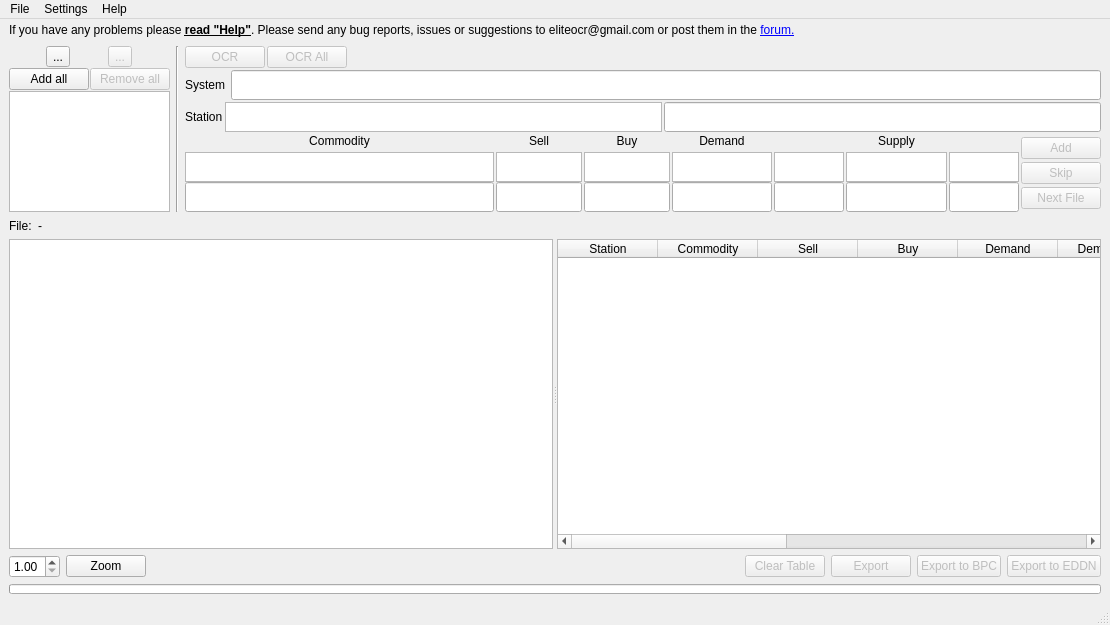
<?xml version="1.0" encoding="UTF-8"?>
<ui version="4.0">
 <class>MainWindow</class>
 <widget class="QMainWindow" name="MainWindow">
  <property name="geometry">
   <rect>
    <x>0</x>
    <y>0</y>
    <width>1110</width>
    <height>625</height>
   </rect>
  </property>
  <property name="focusPolicy">
   <enum>Qt::TabFocus</enum>
  </property>
  <property name="windowTitle">
   <string>EliteOCR</string>
  </property>
  <property name="windowIcon">
   <iconset resource="res.qrc">
    <normaloff>:/ico/icon.ico</normaloff>:/ico/icon.ico</iconset>
  </property>
  <widget class="QWidget" name="centralwidget">
   <layout class="QVBoxLayout" name="verticalLayout_4">
    <property name="topMargin">
     <number>1</number>
    </property>
    <item>
     <layout class="QHBoxLayout" name="horizontalLayout_6">
      <property name="spacing">
       <number>1</number>
      </property>
      <item>
       <widget class="QLabel" name="label_2">
        <property name="sizePolicy">
         <sizepolicy hsizetype="Preferred" vsizetype="Minimum">
          <horstretch>0</horstretch>
          <verstretch>0</verstretch>
         </sizepolicy>
        </property>
        <property name="maximumSize">
         <size>
          <width>16777215</width>
          <height>18</height>
         </size>
        </property>
        <property name="text">
         <string>&lt;html&gt;&lt;head/&gt;&lt;body&gt;&lt;p&gt;If you have any problems please &lt;span style=&quot; font-weight:600; text-decoration: underline;&quot;&gt;read &amp;quot;Help&amp;quot;&lt;/span&gt;. Please send any bug reports, issues or suggestions to eliteocr@gmail.com or post them in the &lt;a href=&quot;https://forums.frontier.co.uk/showthread.php?t=68771&quot;&gt;&lt;span style=&quot; text-decoration: underline; color:#0000ff;&quot;&gt;forum.&lt;/span&gt;&lt;/a&gt;&lt;/p&gt;&lt;/body&gt;&lt;/html&gt;</string>
        </property>
        <property name="textFormat">
         <enum>Qt::RichText</enum>
        </property>
        <property name="openExternalLinks">
         <bool>true</bool>
        </property>
       </widget>
      </item>
      <item>
       <spacer name="horizontalSpacer_2">
        <property name="orientation">
         <enum>Qt::Horizontal</enum>
        </property>
        <property name="sizeHint" stdset="0">
         <size>
          <width>40</width>
          <height>20</height>
         </size>
        </property>
       </spacer>
      </item>
     </layout>
    </item>
    <item>
     <layout class="QHBoxLayout" name="horizontalLayout" stretch="0,0,0">
      <item>
       <layout class="QVBoxLayout" name="verticalLayout_2">
        <property name="spacing">
         <number>1</number>
        </property>
        <item>
         <layout class="QHBoxLayout" name="horizontalLayout_5">
          <item>
           <widget class="QToolButton" name="add_button">
            <property name="text">
             <string>...</string>
            </property>
            <property name="icon">
             <iconset resource="res.qrc">
              <normaloff>:/ico/plus.png</normaloff>:/ico/plus.png</iconset>
            </property>
            <property name="shortcut">
             <string>Alt+Q</string>
            </property>
           </widget>
          </item>
          <item>
           <widget class="QToolButton" name="remove_button">
            <property name="enabled">
             <bool>false</bool>
            </property>
            <property name="text">
             <string>...</string>
            </property>
            <property name="icon">
             <iconset resource="res.qrc">
              <normaloff>:/ico/minus.png</normaloff>:/ico/minus.png</iconset>
            </property>
            <property name="shortcut">
             <string>Alt+D</string>
            </property>
           </widget>
          </item>
         </layout>
        </item>
        <item>
         <layout class="QHBoxLayout" name="horizontalLayout_3">
          <item>
           <widget class="QPushButton" name="add_all_button">
            <property name="text">
             <string>Add all</string>
            </property>
            <property name="shortcut">
             <string>Alt+W</string>
            </property>
           </widget>
          </item>
          <item>
           <widget class="QPushButton" name="remove_all_button">
            <property name="enabled">
             <bool>false</bool>
            </property>
            <property name="text">
             <string>Remove all</string>
            </property>
            <property name="shortcut">
             <string>Alt+F</string>
            </property>
           </widget>
          </item>
         </layout>
        </item>
        <item>
         <widget class="QListWidget" name="file_list">
          <property name="sizePolicy">
           <sizepolicy hsizetype="Preferred" vsizetype="Preferred">
            <horstretch>0</horstretch>
            <verstretch>0</verstretch>
           </sizepolicy>
          </property>
          <property name="minimumSize">
           <size>
            <width>0</width>
            <height>0</height>
           </size>
          </property>
          <property name="maximumSize">
           <size>
            <width>16777215</width>
            <height>16777215</height>
           </size>
          </property>
         </widget>
        </item>
       </layout>
      </item>
      <item>
       <widget class="Line" name="line">
        <property name="orientation">
         <enum>Qt::Vertical</enum>
        </property>
       </widget>
      </item>
      <item>
       <layout class="QVBoxLayout" name="verticalLayout_3">
        <property name="spacing">
         <number>2</number>
        </property>
        <item>
         <layout class="QHBoxLayout" name="horizontalLayout_7">
          <item>
           <widget class="QPushButton" name="ocr_button">
            <property name="enabled">
             <bool>false</bool>
            </property>
            <property name="text">
             <string>OCR</string>
            </property>
            <property name="shortcut">
             <string>Alt+E</string>
            </property>
           </widget>
          </item>
          <item>
           <widget class="QPushButton" name="ocr_all">
            <property name="enabled">
             <bool>false</bool>
            </property>
            <property name="text">
             <string>OCR All</string>
            </property>
            <property name="shortcut">
             <string>Alt+R</string>
            </property>
           </widget>
          </item>
          <item>
           <spacer name="horizontalSpacer">
            <property name="orientation">
             <enum>Qt::Horizontal</enum>
            </property>
            <property name="sizeHint" stdset="0">
             <size>
              <width>40</width>
              <height>20</height>
             </size>
            </property>
           </spacer>
          </item>
         </layout>
        </item>
        <item>
         <layout class="QHBoxLayout" name="horizontalLayout_8">
          <item>
           <widget class="QLabel" name="label_3">
            <property name="text">
             <string>System </string>
            </property>
           </widget>
          </item>
          <item>
           <widget class="QLineEdit" name="system_name">
            <property name="minimumSize">
             <size>
              <width>0</width>
              <height>30</height>
             </size>
            </property>
           </widget>
          </item>
         </layout>
        </item>
        <item>
         <layout class="QHBoxLayout" name="horizontalLayout_9">
          <item>
           <widget class="QLabel" name="label_4">
            <property name="text">
             <string>Station</string>
            </property>
           </widget>
          </item>
          <item>
           <widget class="QGraphicsView" name="station_name_img">
            <property name="sizePolicy">
             <sizepolicy hsizetype="Expanding" vsizetype="Minimum">
              <horstretch>0</horstretch>
              <verstretch>0</verstretch>
             </sizepolicy>
            </property>
            <property name="minimumSize">
             <size>
              <width>0</width>
              <height>30</height>
             </size>
            </property>
            <property name="maximumSize">
             <size>
              <width>16777215</width>
              <height>30</height>
             </size>
            </property>
            <property name="focusPolicy">
             <enum>Qt::NoFocus</enum>
            </property>
            <property name="verticalScrollBarPolicy">
             <enum>Qt::ScrollBarAlwaysOff</enum>
            </property>
            <property name="horizontalScrollBarPolicy">
             <enum>Qt::ScrollBarAlwaysOff</enum>
            </property>
            <property name="alignment">
             <set>Qt::AlignLeading|Qt::AlignLeft|Qt::AlignVCenter</set>
            </property>
           </widget>
          </item>
          <item>
           <widget class="QLineEdit" name="station_name">
            <property name="minimumSize">
             <size>
              <width>0</width>
              <height>30</height>
             </size>
            </property>
           </widget>
          </item>
         </layout>
        </item>
        <item>
         <layout class="QHBoxLayout" name="horizontalLayout_10">
          <item>
           <layout class="QGridLayout" name="gridLayout">
            <property name="verticalSpacing">
             <number>2</number>
            </property>
            <item row="0" column="2">
             <widget class="QLabel" name="label_7">
              <property name="text">
               <string>Buy</string>
              </property>
              <property name="alignment">
               <set>Qt::AlignCenter</set>
              </property>
             </widget>
            </item>
            <item row="0" column="5">
             <widget class="QLabel" name="label_10">
              <property name="text">
               <string>Supply</string>
              </property>
              <property name="alignment">
               <set>Qt::AlignCenter</set>
              </property>
             </widget>
            </item>
            <item row="1" column="0">
             <widget class="QGraphicsView" name="name_img">
              <property name="sizePolicy">
               <sizepolicy hsizetype="Preferred" vsizetype="Preferred">
                <horstretch>0</horstretch>
                <verstretch>0</verstretch>
               </sizepolicy>
              </property>
              <property name="minimumSize">
               <size>
                <width>0</width>
                <height>30</height>
               </size>
              </property>
              <property name="maximumSize">
               <size>
                <width>16777215</width>
                <height>25</height>
               </size>
              </property>
              <property name="focusPolicy">
               <enum>Qt::NoFocus</enum>
              </property>
              <property name="verticalScrollBarPolicy">
               <enum>Qt::ScrollBarAlwaysOff</enum>
              </property>
              <property name="horizontalScrollBarPolicy">
               <enum>Qt::ScrollBarAlwaysOff</enum>
              </property>
              <property name="alignment">
               <set>Qt::AlignLeading|Qt::AlignLeft|Qt::AlignVCenter</set>
              </property>
             </widget>
            </item>
            <item row="0" column="3">
             <widget class="QLabel" name="label_8">
              <property name="text">
               <string>Demand</string>
              </property>
              <property name="alignment">
               <set>Qt::AlignCenter</set>
              </property>
             </widget>
            </item>
            <item row="2" column="4">
             <widget class="QLineEdit" name="demand">
              <property name="sizePolicy">
               <sizepolicy hsizetype="Expanding" vsizetype="Fixed">
                <horstretch>3</horstretch>
                <verstretch>0</verstretch>
               </sizepolicy>
              </property>
              <property name="minimumSize">
               <size>
                <width>0</width>
                <height>30</height>
               </size>
              </property>
             </widget>
            </item>
            <item row="2" column="6">
             <widget class="QLineEdit" name="supply">
              <property name="sizePolicy">
               <sizepolicy hsizetype="Expanding" vsizetype="Fixed">
                <horstretch>3</horstretch>
                <verstretch>0</verstretch>
               </sizepolicy>
              </property>
              <property name="minimumSize">
               <size>
                <width>0</width>
                <height>30</height>
               </size>
              </property>
             </widget>
            </item>
            <item row="1" column="6">
             <widget class="QGraphicsView" name="supply_text_img">
              <property name="sizePolicy">
               <sizepolicy hsizetype="Preferred" vsizetype="Preferred">
                <horstretch>0</horstretch>
                <verstretch>0</verstretch>
               </sizepolicy>
              </property>
              <property name="minimumSize">
               <size>
                <width>0</width>
                <height>30</height>
               </size>
              </property>
              <property name="maximumSize">
               <size>
                <width>16777215</width>
                <height>25</height>
               </size>
              </property>
              <property name="focusPolicy">
               <enum>Qt::NoFocus</enum>
              </property>
              <property name="verticalScrollBarPolicy">
               <enum>Qt::ScrollBarAlwaysOff</enum>
              </property>
              <property name="horizontalScrollBarPolicy">
               <enum>Qt::ScrollBarAlwaysOff</enum>
              </property>
              <property name="alignment">
               <set>Qt::AlignLeading|Qt::AlignLeft|Qt::AlignVCenter</set>
              </property>
             </widget>
            </item>
            <item row="2" column="1">
             <widget class="QLineEdit" name="sell">
              <property name="sizePolicy">
               <sizepolicy hsizetype="Expanding" vsizetype="Fixed">
                <horstretch>12</horstretch>
                <verstretch>0</verstretch>
               </sizepolicy>
              </property>
              <property name="minimumSize">
               <size>
                <width>0</width>
                <height>30</height>
               </size>
              </property>
             </widget>
            </item>
            <item row="2" column="0">
             <widget class="QLineEdit" name="name">
              <property name="sizePolicy">
               <sizepolicy hsizetype="Expanding" vsizetype="Fixed">
                <horstretch>43</horstretch>
                <verstretch>0</verstretch>
               </sizepolicy>
              </property>
              <property name="minimumSize">
               <size>
                <width>0</width>
                <height>30</height>
               </size>
              </property>
             </widget>
            </item>
            <item row="2" column="2">
             <widget class="QLineEdit" name="buy">
              <property name="sizePolicy">
               <sizepolicy hsizetype="Expanding" vsizetype="Fixed">
                <horstretch>12</horstretch>
                <verstretch>0</verstretch>
               </sizepolicy>
              </property>
              <property name="minimumSize">
               <size>
                <width>0</width>
                <height>30</height>
               </size>
              </property>
             </widget>
            </item>
            <item row="2" column="3">
             <widget class="QLineEdit" name="demand_num">
              <property name="sizePolicy">
               <sizepolicy hsizetype="Expanding" vsizetype="Fixed">
                <horstretch>14</horstretch>
                <verstretch>0</verstretch>
               </sizepolicy>
              </property>
              <property name="minimumSize">
               <size>
                <width>0</width>
                <height>30</height>
               </size>
              </property>
             </widget>
            </item>
            <item row="1" column="3">
             <widget class="QGraphicsView" name="demand_img">
              <property name="sizePolicy">
               <sizepolicy hsizetype="Preferred" vsizetype="Preferred">
                <horstretch>0</horstretch>
                <verstretch>0</verstretch>
               </sizepolicy>
              </property>
              <property name="minimumSize">
               <size>
                <width>0</width>
                <height>30</height>
               </size>
              </property>
              <property name="maximumSize">
               <size>
                <width>16777215</width>
                <height>25</height>
               </size>
              </property>
              <property name="focusPolicy">
               <enum>Qt::NoFocus</enum>
              </property>
              <property name="verticalScrollBarPolicy">
               <enum>Qt::ScrollBarAlwaysOff</enum>
              </property>
              <property name="horizontalScrollBarPolicy">
               <enum>Qt::ScrollBarAlwaysOff</enum>
              </property>
              <property name="alignment">
               <set>Qt::AlignLeading|Qt::AlignLeft|Qt::AlignVCenter</set>
              </property>
             </widget>
            </item>
            <item row="1" column="4">
             <widget class="QGraphicsView" name="demand_text_img">
              <property name="sizePolicy">
               <sizepolicy hsizetype="Preferred" vsizetype="Preferred">
                <horstretch>0</horstretch>
                <verstretch>0</verstretch>
               </sizepolicy>
              </property>
              <property name="minimumSize">
               <size>
                <width>0</width>
                <height>30</height>
               </size>
              </property>
              <property name="maximumSize">
               <size>
                <width>16777215</width>
                <height>25</height>
               </size>
              </property>
              <property name="focusPolicy">
               <enum>Qt::NoFocus</enum>
              </property>
              <property name="verticalScrollBarPolicy">
               <enum>Qt::ScrollBarAlwaysOff</enum>
              </property>
              <property name="horizontalScrollBarPolicy">
               <enum>Qt::ScrollBarAlwaysOff</enum>
              </property>
              <property name="alignment">
               <set>Qt::AlignLeading|Qt::AlignLeft|Qt::AlignVCenter</set>
              </property>
             </widget>
            </item>
            <item row="1" column="5">
             <widget class="QGraphicsView" name="supply_img">
              <property name="sizePolicy">
               <sizepolicy hsizetype="Preferred" vsizetype="Preferred">
                <horstretch>0</horstretch>
                <verstretch>0</verstretch>
               </sizepolicy>
              </property>
              <property name="minimumSize">
               <size>
                <width>0</width>
                <height>30</height>
               </size>
              </property>
              <property name="maximumSize">
               <size>
                <width>16777215</width>
                <height>25</height>
               </size>
              </property>
              <property name="focusPolicy">
               <enum>Qt::NoFocus</enum>
              </property>
              <property name="verticalScrollBarPolicy">
               <enum>Qt::ScrollBarAlwaysOff</enum>
              </property>
              <property name="horizontalScrollBarPolicy">
               <enum>Qt::ScrollBarAlwaysOff</enum>
              </property>
              <property name="alignment">
               <set>Qt::AlignLeading|Qt::AlignLeft|Qt::AlignVCenter</set>
              </property>
             </widget>
            </item>
            <item row="0" column="1">
             <widget class="QLabel" name="label_6">
              <property name="text">
               <string>Sell</string>
              </property>
              <property name="alignment">
               <set>Qt::AlignCenter</set>
              </property>
             </widget>
            </item>
            <item row="0" column="0">
             <widget class="QLabel" name="label_5">
              <property name="text">
               <string>Commodity</string>
              </property>
              <property name="alignment">
               <set>Qt::AlignCenter</set>
              </property>
             </widget>
            </item>
            <item row="1" column="1">
             <widget class="QGraphicsView" name="sell_img">
              <property name="sizePolicy">
               <sizepolicy hsizetype="Preferred" vsizetype="Preferred">
                <horstretch>0</horstretch>
                <verstretch>0</verstretch>
               </sizepolicy>
              </property>
              <property name="minimumSize">
               <size>
                <width>0</width>
                <height>30</height>
               </size>
              </property>
              <property name="maximumSize">
               <size>
                <width>16777215</width>
                <height>25</height>
               </size>
              </property>
              <property name="focusPolicy">
               <enum>Qt::NoFocus</enum>
              </property>
              <property name="verticalScrollBarPolicy">
               <enum>Qt::ScrollBarAlwaysOff</enum>
              </property>
              <property name="horizontalScrollBarPolicy">
               <enum>Qt::ScrollBarAlwaysOff</enum>
              </property>
              <property name="alignment">
               <set>Qt::AlignLeading|Qt::AlignLeft|Qt::AlignVCenter</set>
              </property>
             </widget>
            </item>
            <item row="1" column="2">
             <widget class="QGraphicsView" name="buy_img">
              <property name="sizePolicy">
               <sizepolicy hsizetype="Preferred" vsizetype="Preferred">
                <horstretch>0</horstretch>
                <verstretch>0</verstretch>
               </sizepolicy>
              </property>
              <property name="minimumSize">
               <size>
                <width>0</width>
                <height>30</height>
               </size>
              </property>
              <property name="maximumSize">
               <size>
                <width>16777215</width>
                <height>25</height>
               </size>
              </property>
              <property name="focusPolicy">
               <enum>Qt::NoFocus</enum>
              </property>
              <property name="verticalScrollBarPolicy">
               <enum>Qt::ScrollBarAlwaysOff</enum>
              </property>
              <property name="horizontalScrollBarPolicy">
               <enum>Qt::ScrollBarAlwaysOff</enum>
              </property>
              <property name="alignment">
               <set>Qt::AlignLeading|Qt::AlignLeft|Qt::AlignVCenter</set>
              </property>
             </widget>
            </item>
            <item row="2" column="5">
             <widget class="QLineEdit" name="supply_num">
              <property name="sizePolicy">
               <sizepolicy hsizetype="Expanding" vsizetype="Fixed">
                <horstretch>14</horstretch>
                <verstretch>0</verstretch>
               </sizepolicy>
              </property>
              <property name="minimumSize">
               <size>
                <width>0</width>
                <height>30</height>
               </size>
              </property>
             </widget>
            </item>
           </layout>
          </item>
          <item>
           <layout class="QVBoxLayout" name="verticalLayout">
            <property name="spacing">
             <number>0</number>
            </property>
            <item>
             <widget class="QPushButton" name="save_button">
              <property name="enabled">
               <bool>false</bool>
              </property>
              <property name="text">
               <string>Add</string>
              </property>
              <property name="shortcut">
               <string>Alt+A</string>
              </property>
             </widget>
            </item>
            <item>
             <widget class="QPushButton" name="skip_button">
              <property name="enabled">
               <bool>false</bool>
              </property>
              <property name="text">
               <string>Skip</string>
              </property>
              <property name="shortcut">
               <string>Alt+S</string>
              </property>
             </widget>
            </item>
            <item>
             <widget class="QPushButton" name="continue_button">
              <property name="enabled">
               <bool>false</bool>
              </property>
              <property name="text">
               <string>Next File</string>
              </property>
              <property name="shortcut">
               <string>Alt+C</string>
              </property>
             </widget>
            </item>
           </layout>
          </item>
         </layout>
        </item>
       </layout>
      </item>
     </layout>
    </item>
    <item>
     <layout class="QHBoxLayout" name="horizontalLayout_2">
      <item>
       <widget class="QLabel" name="label_12">
        <property name="sizePolicy">
         <sizepolicy hsizetype="Minimum" vsizetype="Minimum">
          <horstretch>0</horstretch>
          <verstretch>0</verstretch>
         </sizepolicy>
        </property>
        <property name="minimumSize">
         <size>
          <width>0</width>
          <height>15</height>
         </size>
        </property>
        <property name="maximumSize">
         <size>
          <width>16777215</width>
          <height>15</height>
         </size>
        </property>
        <property name="text">
         <string>File:</string>
        </property>
       </widget>
      </item>
      <item>
       <widget class="QLabel" name="file_label">
        <property name="sizePolicy">
         <sizepolicy hsizetype="Preferred" vsizetype="Minimum">
          <horstretch>0</horstretch>
          <verstretch>0</verstretch>
         </sizepolicy>
        </property>
        <property name="minimumSize">
         <size>
          <width>0</width>
          <height>15</height>
         </size>
        </property>
        <property name="maximumSize">
         <size>
          <width>16777215</width>
          <height>15</height>
         </size>
        </property>
        <property name="text">
         <string>-</string>
        </property>
       </widget>
      </item>
      <item>
       <widget class="QLabel" name="system_not_found">
        <property name="sizePolicy">
         <sizepolicy hsizetype="MinimumExpanding" vsizetype="Minimum">
          <horstretch>0</horstretch>
          <verstretch>0</verstretch>
         </sizepolicy>
        </property>
        <property name="minimumSize">
         <size>
          <width>0</width>
          <height>15</height>
         </size>
        </property>
        <property name="maximumSize">
         <size>
          <width>16777215</width>
          <height>15</height>
         </size>
        </property>
        <property name="styleSheet">
         <string notr="true">color: #d00</string>
        </property>
        <property name="wordWrap">
         <bool>true</bool>
        </property>
       </widget>
      </item>
     </layout>
    </item>
    <item>
     <widget class="QSplitter" name="splitter">
      <property name="orientation">
       <enum>Qt::Horizontal</enum>
      </property>
      <widget class="QGraphicsView" name="preview">
       <property name="focusPolicy">
        <enum>Qt::NoFocus</enum>
       </property>
       <property name="verticalScrollBarPolicy">
        <enum>Qt::ScrollBarAlwaysOff</enum>
       </property>
       <property name="horizontalScrollBarPolicy">
        <enum>Qt::ScrollBarAlwaysOff</enum>
       </property>
       <property name="dragMode">
        <enum>QGraphicsView::ScrollHandDrag</enum>
       </property>
      </widget>
      <widget class="CustomQTableWidget" name="result_table">
       <column>
        <property name="text">
         <string>Station</string>
        </property>
       </column>
       <column>
        <property name="text">
         <string>Commodity</string>
        </property>
       </column>
       <column>
        <property name="text">
         <string>Sell</string>
        </property>
       </column>
       <column>
        <property name="text">
         <string>Buy</string>
        </property>
       </column>
       <column>
        <property name="text">
         <string>Demand</string>
        </property>
       </column>
       <column>
        <property name="text">
         <string>Dem. Level</string>
        </property>
       </column>
       <column>
        <property name="text">
         <string>Supply</string>
        </property>
       </column>
       <column>
        <property name="text">
         <string>Sup. Level</string>
        </property>
       </column>
       <column>
        <property name="text">
         <string>Timestamp</string>
        </property>
       </column>
       <column>
        <property name="text">
         <string>System</string>
        </property>
       </column>
       <column>
        <property name="text">
         <string>Img. Height</string>
        </property>
       </column>
       <column>
        <property name="text">
         <string>EDDN Sent</string>
        </property>
       </column>
      </widget>
     </widget>
    </item>
    <item>
     <layout class="QHBoxLayout" name="horizontalLayout_4">
      <item>
       <widget class="QDoubleSpinBox" name="factor">
        <property name="minimum">
         <double>1.000000000000000</double>
        </property>
        <property name="maximum">
         <double>5.000000000000000</double>
        </property>
        <property name="singleStep">
         <double>0.250000000000000</double>
        </property>
       </widget>
      </item>
      <item>
       <widget class="QPushButton" name="zoom_button">
        <property name="text">
         <string>Zoom</string>
        </property>
       </widget>
      </item>
      <item>
       <spacer name="horizontalSpacer_3">
        <property name="orientation">
         <enum>Qt::Horizontal</enum>
        </property>
        <property name="sizeHint" stdset="0">
         <size>
          <width>40</width>
          <height>20</height>
         </size>
        </property>
       </spacer>
      </item>
      <item>
       <widget class="QPushButton" name="clear_table">
        <property name="enabled">
         <bool>false</bool>
        </property>
        <property name="text">
         <string>Clear Table</string>
        </property>
       </widget>
      </item>
      <item>
       <widget class="QPushButton" name="export_button">
        <property name="enabled">
         <bool>false</bool>
        </property>
        <property name="text">
         <string>Export</string>
        </property>
       </widget>
      </item>
      <item>
       <widget class="QPushButton" name="bpc_button">
        <property name="enabled">
         <bool>false</bool>
        </property>
        <property name="text">
         <string>Export to BPC</string>
        </property>
       </widget>
      </item>
      <item>
       <widget class="QPushButton" name="eddn_button">
        <property name="enabled">
         <bool>false</bool>
        </property>
        <property name="text">
         <string>Export to EDDN</string>
        </property>
       </widget>
      </item>
     </layout>
    </item>
    <item>
     <widget class="QProgressBar" name="progress_bar">
      <property name="maximumSize">
       <size>
        <width>16777215</width>
        <height>10</height>
       </size>
      </property>
      <property name="value">
       <number>0</number>
      </property>
      <property name="textVisible">
       <bool>false</bool>
      </property>
     </widget>
    </item>
   </layout>
  </widget>
  <widget class="QMenuBar" name="menubar">
   <property name="geometry">
    <rect>
     <x>0</x>
     <y>0</y>
     <width>1110</width>
     <height>21</height>
    </rect>
   </property>
   <widget class="QMenu" name="menuFile">
    <property name="title">
     <string>File</string>
    </property>
    <addaction name="actionOpen"/>
    <addaction name="actionExit"/>
   </widget>
   <widget class="QMenu" name="menuSettings">
    <property name="title">
     <string>Settings</string>
    </property>
    <addaction name="actionPreferences"/>
    <addaction name="actionCommodity_Editor"/>
    <addaction name="actionSetup_Wizard"/>
    <addaction name="actionColor_Calibration"/>
    <addaction name="actionLearning_Wizard"/>
    <addaction name="actionPublic_Mode"/>
   </widget>
   <widget class="QMenu" name="menuHelp">
    <property name="title">
     <string>Help</string>
    </property>
    <addaction name="actionHelp"/>
    <addaction name="actionUpdate"/>
    <addaction name="actionAbout"/>
   </widget>
   <addaction name="menuFile"/>
   <addaction name="menuSettings"/>
   <addaction name="menuHelp"/>
  </widget>
  <widget class="QStatusBar" name="statusbar"/>
  <action name="actionOpen">
   <property name="text">
    <string>Open</string>
   </property>
  </action>
  <action name="actionExit">
   <property name="text">
    <string>Exit</string>
   </property>
   <property name="menuRole">
    <enum>QAction::QuitRole</enum>
   </property>
  </action>
  <action name="actionPreferences">
   <property name="checkable">
    <bool>false</bool>
   </property>
   <property name="text">
    <string>Preferences</string>
   </property>
   <property name="menuRole">
    <enum>QAction::PreferencesRole</enum>
   </property>
  </action>
  <action name="actionCommodity_Editor">
   <property name="text">
    <string>Commodity Editor</string>
   </property>
  </action>
  <action name="actionPublic_Mode">
   <property name="checkable">
    <bool>true</bool>
   </property>
   <property name="text">
    <string>Public Mode</string>
   </property>
  </action>
  <action name="actionHelp">
   <property name="text">
    <string>Help</string>
   </property>
  </action>
  <action name="actionUpdate">
   <property name="text">
    <string>Update</string>
   </property>
  </action>
  <action name="actionAbout">
   <property name="text">
    <string>About</string>
   </property>
   <property name="menuRole">
    <enum>QAction::AboutRole</enum>
   </property>
  </action>
  <action name="actionSetup_Wizard">
   <property name="text">
    <string>Setup Wizard</string>
   </property>
  </action>
  <action name="actionColor_Calibration">
   <property name="text">
    <string>Color Calibration</string>
   </property>
  </action>
  <action name="actionLearning_Wizard">
   <property name="text">
    <string>Learning Wizard</string>
   </property>
  </action>
 </widget>
 <customwidgets>
  <customwidget>
   <class>CustomQTableWidget</class>
   <extends>QTableWidget</extends>
   <header>customqtablewidget.h</header>
  </customwidget>
 </customwidgets>
 <tabstops>
  <tabstop>add_button</tabstop>
  <tabstop>remove_button</tabstop>
  <tabstop>add_all_button</tabstop>
  <tabstop>remove_all_button</tabstop>
  <tabstop>file_list</tabstop>
  <tabstop>ocr_button</tabstop>
  <tabstop>ocr_all</tabstop>
  <tabstop>system_name</tabstop>
  <tabstop>station_name</tabstop>
  <tabstop>name</tabstop>
  <tabstop>sell</tabstop>
  <tabstop>buy</tabstop>
  <tabstop>demand_num</tabstop>
  <tabstop>demand</tabstop>
  <tabstop>supply_num</tabstop>
  <tabstop>supply</tabstop>
  <tabstop>save_button</tabstop>
  <tabstop>skip_button</tabstop>
  <tabstop>continue_button</tabstop>
  <tabstop>clear_table</tabstop>
  <tabstop>export_button</tabstop>
  <tabstop>bpc_button</tabstop>
  <tabstop>eddn_button</tabstop>
  <tabstop>factor</tabstop>
  <tabstop>zoom_button</tabstop>
  <tabstop>result_table</tabstop>
 </tabstops>
 <resources>
  <include location="res.qrc"/>
 </resources>
 <connections>
  <connection>
   <sender>actionExit</sender>
   <signal>triggered()</signal>
   <receiver>MainWindow</receiver>
   <slot>close()</slot>
   <hints>
    <hint type="sourcelabel">
     <x>-1</x>
     <y>-1</y>
    </hint>
    <hint type="destinationlabel">
     <x>635</x>
     <y>400</y>
    </hint>
   </hints>
  </connection>
 </connections>
</ui>
